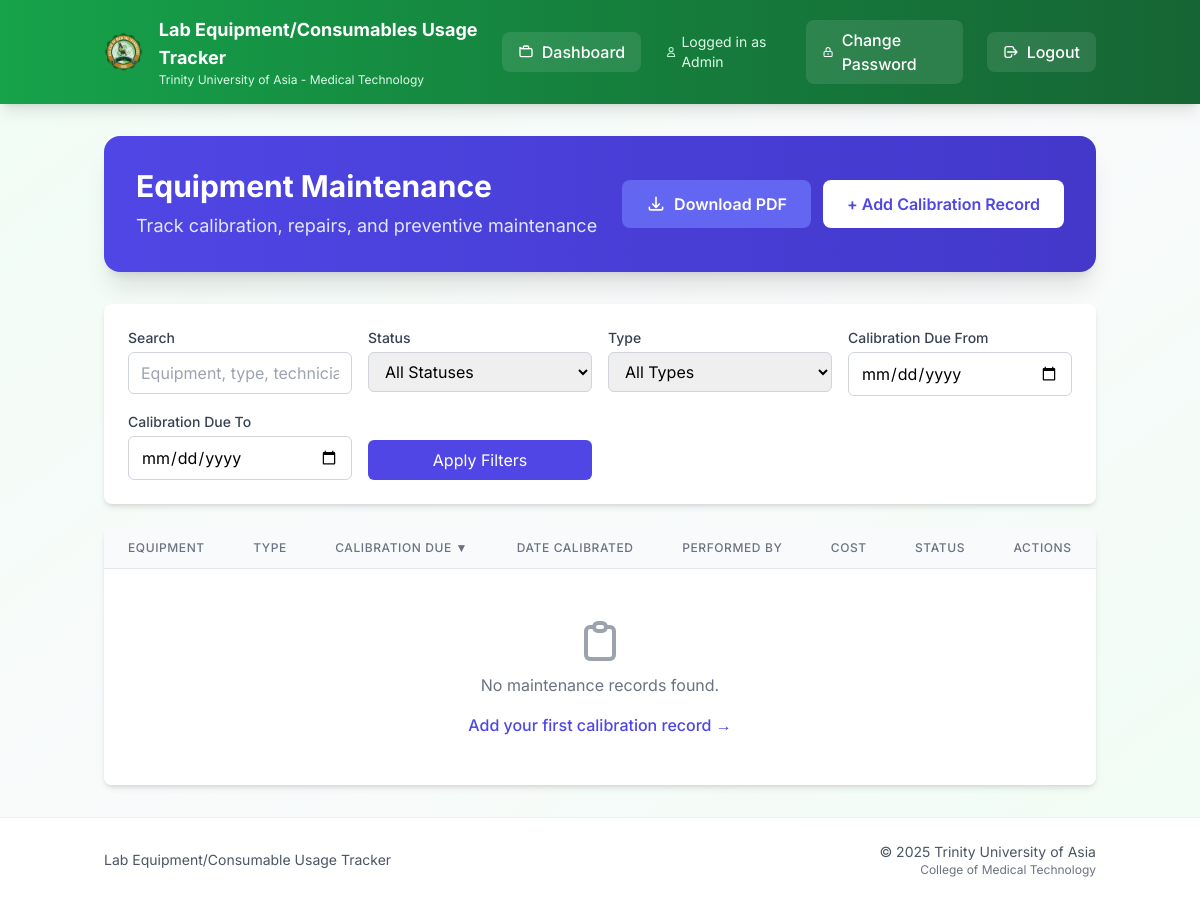
The page /maintenance (signed in) on the database as committed earlier.
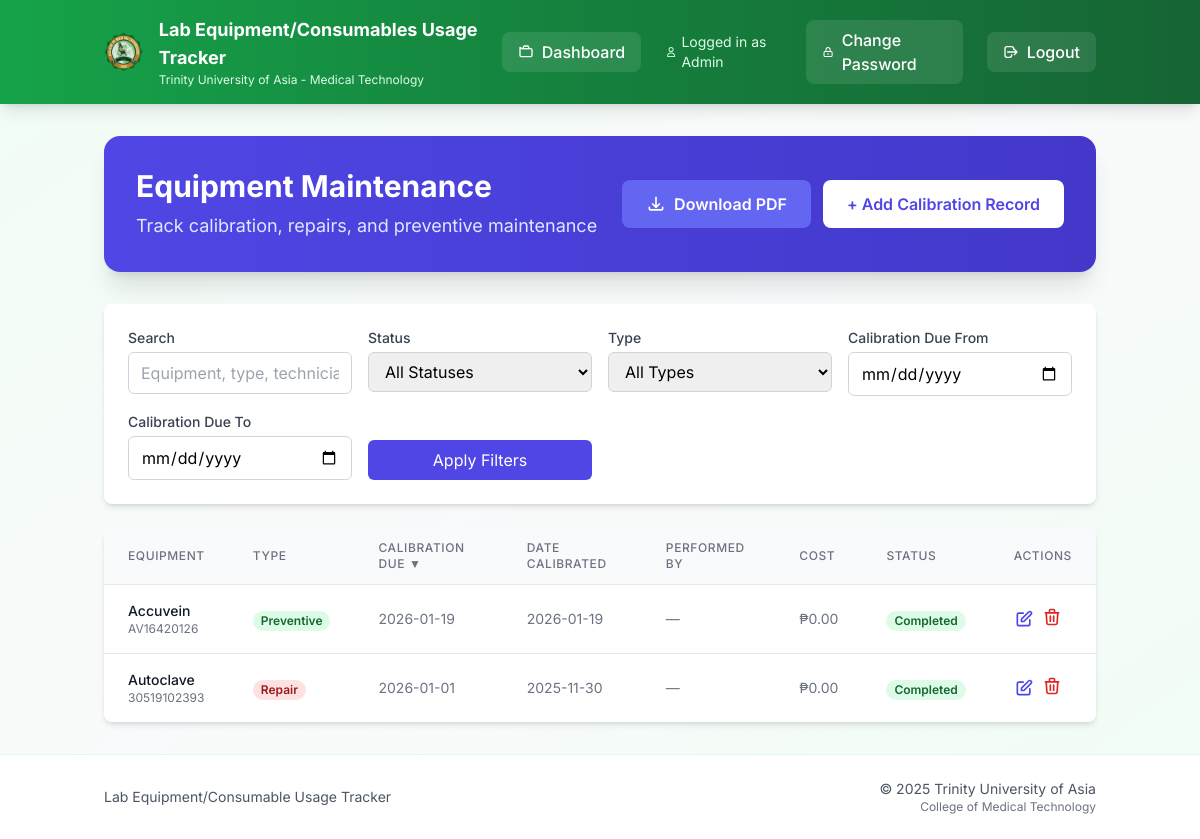
The same page on the database as committed later.
### models.py (models this page shows)
class EquipmentMaintenance(db.Model):
    id = db.Column(db.Integer, primary_key=True)
    equipment_id = db.Column(db.Integer, db.ForeignKey('equipment.id'), nullable=False)
    maintenance_type = db.Column(db.String(50), nullable=False)  # 'calibration', 'repair', 'preventive', 'inspection'
    scheduled_date = db.Column(db.Date, nullable=False)
    completed_date = db.Column(db.Date, nullable=True)
    performed_by = db.Column(db.String(200), nullable=True)  # Technician/vendor name
    notes = db.Column(db.Text, nullable=True)
    cost = db.Column(db.Float, nullable=True, default=0.0)
    status = db.Column(db.String(20), nullable=False, default='scheduled')  # 'scheduled', 'completed', 'overdue'
    created_by = db.Column(db.Integer, db.ForeignKey('user.id'), nullable=False)
    created_at = db.Column(db.DateTime, default=db.func.current_timestamp())
    equipment = db.relationship('Equipment', backref='maintenance_records')
    creator = db.relationship('User', backref='maintenance_created')

class Equipment(db.Model):
    id = db.Column(db.Integer, primary_key=True)
    description = db.Column(db.String(200), nullable=False)
    qty = db.Column(db.Integer)
    date_purchased = db.Column(db.String(20))
    serial_number = db.Column(db.String(100))
    brand_name = db.Column(db.String(100))
    model = db.Column(db.String(100))
    remarks = db.Column(db.String(100))
    location = db.Column(db.String(200))
    barcode = db.Column(db.String(50), nullable=True)  # Barcode for quick scanning

### app.py (the view, shortened to what this page needs)
@app.route('/maintenance')
def maintenance():
    if session.get('role') not in ['admin', 'tech']:
        return redirect(url_for('dashboard'))
    from datetime import date
    q = request.args.get('q', '').strip()
    sort = request.args.get('sort', 'calibration_due')
    direction = request.args.get('dir', 'desc').lower()
    direction = 'desc' if direction == 'desc' else 'asc'
    status_filter = request.args.get('status', 'all')  # all, scheduled, completed, overdue
    type_filter = request.args.get('type', 'all')  # all, calibration, repair, preventive, inspection
    date_from = request.args.get('date_from', '').strip()
    date_to = request.args.get('date_to', '').strip()
    sort_aliases = {
        'calibration_due': 'scheduled_date',
        'date_calibrated': 'completed_date',
    }
    sort = sort_aliases.get(sort, sort)
    sortable_fields = {
        'equipment', 'maintenance_type', 'scheduled_date', 'completed_date',
        'performed_by', 'cost', 'status', 'created_at'
    }
    if sort not in sortable_fields:
        sort = 'scheduled_date'
    query = EquipmentMaintenance.query.outerjoin(Equipment)
    if status_filter != 'all':
        query = query.filter(EquipmentMaintenance.status == status_filter)
    if type_filter != 'all':
        query = query.filter(EquipmentMaintenance.maintenance_type == type_filter)
    if date_from:
        query = query.filter(EquipmentMaintenance.scheduled_date >= date_from)
    if date_to:
        query = query.filter(EquipmentMaintenance.scheduled_date <= date_to)
    if sort == 'equipment':
        sort_col = Equipment.description
    else:
        sort_col = getattr(EquipmentMaintenance, sort)
    query = query.order_by(sort_col.desc() if direction == 'desc' else sort_col.asc())
    records = query.all()
    today = date.today()
    for record in records:
        if record.status == 'scheduled' and record.scheduled_date < today:
            record.status = 'overdue'
    db.session.commit()
    return render_template('maintenance.html',
                         records=records,
                         q=q,
                         sort=sort,
                         dir=direction,
                         status_filter=status_filter,
                         type_filter=type_filter,
                         date_from=date_from,
                         date_to=date_to)

### templates/maintenance.html (shortened to what this page needs)
{% extends "base.html" %}
{% block content %}
<div class="bg-gradient-to-r from-indigo-600 to-indigo-700 rounded-2xl shadow-xl text-white p-8 mb-8">
  <div class="flex items-center justify-between flex-wrap gap-4">
    <div>
      <h1 class="text-3xl font-bold mb-2">Equipment Maintenance</h1>
      <p class="text-indigo-100 text-lg">Track calibration, repairs, and preventive maintenance</p>
    </div>
    <div class="flex items-center gap-3">
      <a href="{{ url_for('export_maintenance_pdf', q=q, status=status_filter, type=type_filter, date_from=date_from, date_to=date_to, sort=sort, dir=dir) }}"
        class="bg-indigo-500 text-white px-6 py-3 rounded-lg font-semibold hover:bg-indigo-400 transition flex items-center gap-2">
        <svg class="h-5 w-5" fill="none" stroke="currentColor" viewBox="0 0 24 24">
          <path stroke-linecap="round" stroke-linejoin="round" stroke-width="2"
            d="M4 16v1a2 2 0 002 2h12a2 2 0 002-2v-1m-4-4l-4 4m0 0l-4-4m4 4V4" />
        </svg>
        Download PDF
      </a>
      {% if session.role in ['admin', 'tech'] %}
      <a href="{{ url_for('add_maintenance') }}"
        class="bg-white text-indigo-600 px-6 py-3 rounded-lg font-semibold hover:bg-indigo-50 transition">
        + Add Calibration Record
      </a>
      {% endif %}
    </div>
  </div>
</div>
<div class="bg-white rounded-lg shadow-md p-6 mb-6">
  <form method="GET" action="{{ url_for('maintenance') }}" class="grid grid-cols-1 md:grid-cols-4 gap-4">
    <div>
      <label class="block text-sm font-medium text-gray-700 mb-1">Search</label>
      <input type="text" name="q" value="{{ q }}" placeholder="Equipment, type, technician..."
        class="w-full px-3 py-2 border border-gray-300 rounded-md focus:ring-indigo-500 focus:border-indigo-500">
    </div>
    <div>
      <label class="block text-sm font-medium text-gray-700 mb-1">Status</label>
      <select name="status"
        class="w-full px-3 py-2 border border-gray-300 rounded-md focus:ring-indigo-500 focus:border-indigo-500">
        <option value="all" {% if status_filter=='all' %}selected{% endif %}>All Statuses</option>
      </select>
    </div>
    <div>
      <label class="block text-sm font-medium text-gray-700 mb-1">Type</label>
      <select name="type"
        class="w-full px-3 py-2 border border-gray-300 rounded-md focus:ring-indigo-500 focus:border-indigo-500">
        <option value="all" {% if type_filter=='all' %}selected{% endif %}>All Types</option>
      </select>
    </div>
    <div>
      <label class="block text-sm font-medium text-gray-700 mb-1">Calibration Due From</label>
      <input type="date" name="date_from" value="{{ date_from }}"
        class="w-full px-3 py-2 border border-gray-300 rounded-md focus:ring-indigo-500 focus:border-indigo-500">
    </div>
    <div>
      <label class="block text-sm font-medium text-gray-700 mb-1">Calibration Due To</label>
      <input type="date" name="date_to" value="{{ date_to }}"
        class="w-full px-3 py-2 border border-gray-300 rounded-md focus:ring-indigo-500 focus:border-indigo-500">
    </div>
    <div class="flex items-end">
      <button type="submit" class="w-full bg-indigo-600 text-white px-4 py-2 rounded-md hover:bg-indigo-700 transition">
        Apply Filters
      </button>
    </div>
  </form>
</div>
<div class="bg-white rounded-lg shadow-md overflow-hidden">
  <div class="overflow-x-auto">
    <table class="min-w-full divide-y divide-gray-200">
      <thead class="bg-gray-50">
        <tr>
          <th class="px-6 py-3 text-left text-xs font-medium text-gray-500 uppercase tracking-wider">
            <a href="?sort=equipment&dir={% if sort == 'equipment' and dir == 'asc' %}desc{% else %}asc{% endif %}&q={{ q }}&status={{ status_filter }}&type={{ type_filter }}&date_from={{ date_from }}&date_to={{ date_to }}"
              class="hover:text-gray-700">Equipment </a>
          </th>
          <th class="px-6 py-3 text-left text-xs font-medium text-gray-500 uppercase tracking-wider">
            <a href="?sort=maintenance_type&dir={% if sort == 'maintenance_type' and dir == 'asc' %}desc{% else %}asc{% endif %}&q={{ q }}&status={{ status_filter }}&type={{ type_filter }}&date_from={{ date_from }}&date_to={{ date_to }}"
              class="hover:text-gray-700">Type </a>
          </th>
          <th class="px-6 py-3 text-left text-xs font-medium text-gray-500 uppercase tracking-wider">
            <a href="?sort=calibration_due&dir={% if sort == 'scheduled_date' and dir == 'asc' %}desc{% else %}asc{% endif %}&q={{ q }}&status={{ status_filter }}&type={{ type_filter }}&date_from={{ date_from }}&date_to={{ date_to }}"
              class="hover:text-gray-700">Calibration Due {% if sort == 'scheduled_date' %}{{ '▲' if dir == 'asc' else '▼'
              }}{% endif %}</a>
          </th>
          <th class="px-6 py-3 text-left text-xs font-medium text-gray-500 uppercase tracking-wider">
            <a href="?sort=date_calibrated&dir={% if sort == 'completed_date' and dir == 'asc' %}desc{% else %}asc{% endif %}&q={{ q }}&status={{ status_filter }}&type={{ type_filter }}&date_from={{ date_from }}&date_to={{ date_to }}"
              class="hover:text-gray-700">Date Calibrated </a>
          </th>
          <th class="px-6 py-3 text-left text-xs font-medium text-gray-500 uppercase tracking-wider">
            <a href="?sort=performed_by&dir={% if sort == 'performed_by' and dir == 'asc' %}desc{% else %}asc{% endif %}&q={{ q }}&status={{ status_filter }}&type={{ type_filter }}&date_from={{ date_from }}&date_to={{ date_to }}"
              class="hover:text-gray-700">Performed By </a>
          </th>
          <th class="px-6 py-3 text-left text-xs font-medium text-gray-500 uppercase tracking-wider">
            <a href="?sort=cost&dir={% if sort == 'cost' and dir == 'asc' %}desc{% else %}asc{% endif %}&q={{ q }}&status={{ status_filter }}&type={{ type_filter }}&date_from={{ date_from }}&date_to={{ date_to }}"
              class="hover:text-gray-700">Cost {% if sort == 'cost' %}{{ '▲' if dir == 'asc' else '▼' }}{% endif %}</a>
          </th>
          <th class="px-6 py-3 text-left text-xs font-medium text-gray-500 uppercase tracking-wider">
            <a href="?sort=status&dir={% if sort == 'status' and dir == 'asc' %}desc{% else %}asc{% endif %}&q={{ q }}&status={{ status_filter }}&type={{ type_filter }}&date_from={{ date_from }}&date_to={{ date_to }}"
              class="hover:text-gray-700">Status </a>
          </th>
          <th class="px-6 py-3 text-left text-xs font-medium text-gray-500 uppercase tracking-wider">Actions</th>
        </tr>
      </thead>
      <tbody class="bg-white divide-y divide-gray-200">
        {% if records %}
        {% for record in records %}
        <tr class="hover:bg-gray-50">
          <td class="px-6 py-4 whitespace-nowrap">
            <div class="text-sm font-medium text-gray-900">{{ record.equipment.description if record.equipment else
              'N/A' }}</div>
            <div class="text-xs text-gray-500">{{ record.equipment.serial_number if record.equipment else '' }}</div>
          </td>
          <td class="px-6 py-4 whitespace-nowrap">
            <span class="px-2 inline-flex text-xs leading-5 font-semibold rounded-full
                {% if record.maintenance_type == 'calibration' %}bg-blue-100 text-blue-800
                {% elif record.maintenance_type == 'repair' %}bg-red-100 text-red-800
                {% elif record.maintenance_type == 'preventive' %}bg-green-100 text-green-800
                {% else %}bg-gray-100 text-gray-800{% endif %}">
              {{ record.maintenance_type|title }}
            </span>
          </td>
          <td class="px-6 py-4 whitespace-nowrap text-sm text-gray-500">
            {{ record.scheduled_date.strftime('%Y-%m-%d') }}
          </td>
          <td class="px-6 py-4 whitespace-nowrap text-sm text-gray-500">
            {{ record.completed_date.strftime('%Y-%m-%d') if record.completed_date else '—' }}
          </td>
          <td class="px-6 py-4 whitespace-nowrap text-sm text-gray-500">
            {{ record.performed_by if record.performed_by else '—' }}
          </td>
          <td class="px-6 py-4 whitespace-nowrap text-sm text-gray-500">
            ₱{{ "%.2f"|format(record.cost or 0.0) }}
          </td>
          <td class="px-6 py-4 whitespace-nowrap">
            <span class="px-2 inline-flex text-xs leading-5 font-semibold rounded-full
                {% if record.status == 'completed' %}bg-green-100 text-green-800
                {% elif record.status == 'overdue' %}bg-red-100 text-red-800
                {% else %}bg-yellow-100 text-yellow-800{% endif %}">
              {{ record.status|title }}
            </span>
          </td>
          <td class="px-6 py-4 whitespace-nowrap text-sm font-medium">
            <div class="flex items-center gap-2">
              {% if session.role in ['admin', 'tech'] %}
              <a href="{{ url_for('edit_maintenance', id=record.id) }}" class="text-indigo-600 hover:text-indigo-900"
                title="Edit">
                <svg class="h-5 w-5" fill="none" stroke="currentColor" viewBox="0 0 24 24">
                  <path stroke-linecap="round" stroke-linejoin="round" stroke-width="2"
                    d="M11 5H6a2 2 0 00-2 2v11a2 2 0 002 2h11a2 2 0 002-2v-5m-1.414-9.414a2 2 0 112.828 2.828L11.828 15H9v-2.828l8.586-8.586z" />
                </svg>
              </a>
              <form method="POST" action="{{ url_for('delete_maintenance', id=record.id) }}" class="inline"
                onsubmit="return confirm('Delete this maintenance record?')">
                <button type="submit" class="text-red-600 hover:text-red-900" title="Delete">
                  <svg class="h-5 w-5" fill="none" stroke="currentColor" viewBox="0 0 24 24">
                    <path stroke-linecap="round" stroke-linejoin="round" stroke-width="2"
                      d="M19 7l-.867 12.142A2 2 0 0116.138 21H7.862a2 2 0 01-1.995-1.858L5 7m5 4v6m4-6v6m1-10V4a1 1 0 00-1-1h-4a1 1 0 00-1 1v3M4 7h16" />
                  </svg>
                </button>
              </form>
              {% endif %}
            </div>
          </td>
        </tr>
        {% endfor %}
        {% else %}
        <tr>
          <td colspan="8" class="px-6 py-12 text-center text-gray-500">
            <svg class="mx-auto h-12 w-12 text-gray-400" fill="none" stroke="currentColor" viewBox="0 0 24 24">
              <path stroke-linecap="round" stroke-linejoin="round" stroke-width="2"
                d="M9 5H7a2 2 0 00-2 2v12a2 2 0 002 2h10a2 2 0 002-2V7a2 2 0 00-2-2h-2M9 5a2 2 0 002 2h2a2 2 0 002-2M9 5a2 2 0 012-2h2a2 2 0 012 2" />
            </svg>
            <p class="mt-2">No maintenance records found.</p>
            {% if session.role in ['admin', 'tech'] %}
            <a href="{{ url_for('add_maintenance') }}"
              class="mt-4 inline-block text-indigo-600 hover:text-indigo-800 font-medium">
              Add your first calibration record →
            </a>
            {% endif %}
          </td>
        </tr>
        {% endif %}
      </tbody>
    </table>
  </div>
</div>
{% endblock %}

Rows that differ between the two databases and show on the page:
added EquipmentMaintenance: equipment "Accuvein", equipment "AV16420126", maintenance_type "Preventive", scheduled_date "2026-01-19", completed_date "2026-01-19", performed_by "—", cost "0.00", status "Completed"
added EquipmentMaintenance: equipment "Autoclave", equipment "30519102393", maintenance_type "Repair", scheduled_date "2026-01-01", completed_date "2025-11-30", performed_by "—", cost "0.00", status "Completed"
Other text that changed with them:
text no longer shown: "No maintenance records found. Add your first calibration record →"
